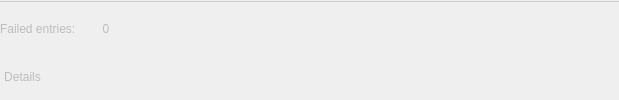
    <widget class="QWidget" name="errorWgt" native="true">
     <property name="enabled">
      <bool>false</bool>
     </property>
     <property name="styleSheet">
      <string notr="true">QLabel {
	color: #cc0000;
}

QLabel:disabled {
	color: #bcbcbc;
}

QPushButton {
	color: #cc0000;
}

QPushButton:disabled {
	color: #bcbcbc;
}</string>
     </property>
     <layout class="QVBoxLayout" name="verticalLayout_4">
      <property name="spacing">
       <number>2</number>
      </property>
      <property name="leftMargin">
       <number>0</number>
      </property>
      <property name="topMargin">
       <number>0</number>
      </property>
      <property name="rightMargin">
       <number>0</number>
      </property>
      <property name="bottomMargin">
       <number>0</number>
      </property>
      <item>
       <widget class="Line" name="line">
        <property name="styleSheet">
         <string notr="true">color: rgb(204, 204, 204);</string>
        </property>
        <property name="frameShadow">
         <enum>QFrame::Plain</enum>
        </property>
        <property name="orientation">
         <enum>Qt::Horizontal</enum>
        </property>
       </widget>
      </item>
      <item>
       <widget class="QWidget" name="errorInfoWgt" native="true">
        <layout class="QVBoxLayout" name="verticalLayout_11">
         <property name="spacing">
          <number>2</number>
         </property>
         <property name="leftMargin">
          <number>0</number>
         </property>
         <property name="topMargin">
          <number>0</number>
         </property>
         <property name="rightMargin">
          <number>0</number>
         </property>
         <property name="bottomMargin">
          <number>0</number>
         </property>
         <item>
          <widget class="QWidget" name="widget_19" native="true">
           <layout class="QHBoxLayout" name="horizontalLayout_17">
            <property name="leftMargin">
             <number>0</number>
            </property>
            <property name="topMargin">
             <number>0</number>
            </property>
            <property name="rightMargin">
             <number>0</number>
            </property>
            <property name="bottomMargin">
             <number>0</number>
            </property>
            <item>
             <widget class="QWidget" name="widget_18" native="true">
              <layout class="QHBoxLayout" name="horizontalLayout_18">
               <property name="leftMargin">
                <number>0</number>
               </property>
               <property name="topMargin">
                <number>0</number>
               </property>
               <property name="rightMargin">
                <number>0</number>
               </property>
               <property name="bottomMargin">
                <number>0</number>
               </property>
               <item>
                <widget class="QLabel" name="failedEntriesText">
                 <property name="font">
                  <font>
                   <family>Segoe UI</family>
                   <stylestrategy>PreferAntialias</stylestrategy>
                  </font>
                 </property>
                 <property name="text">
                  <string>Failed entries:</string>
                 </property>
                 <property name="textInteractionFlags">
                  <set>Qt::NoTextInteraction</set>
                 </property>
                </widget>
               </item>
               <item>
                <widget class="QLabel" name="failedEntriesValue">
                 <property name="minimumSize">
                  <size>
                   <width>48</width>
                   <height>0</height>
                  </size>
                 </property>
                 <property name="font">
                  <font>
                   <family>Segoe UI</family>
                   <stylestrategy>PreferAntialias</stylestrategy>
                  </font>
                 </property>
                 <property name="text">
                  <string>0</string>
                 </property>
                 <property name="alignment">
                  <set>Qt::AlignCenter</set>
                 </property>
                 <property name="textInteractionFlags">
                  <set>Qt::NoTextInteraction</set>
                 </property>
                </widget>
               </item>
              </layout>
             </widget>
            </item>
            <item>
             <spacer name="horizontalSpacer_7">
              <property name="orientation">
               <enum>Qt::Horizontal</enum>
              </property>
              <property name="sizeHint" stdset="0">
               <size>
                <width>489</width>
                <height>20</height>
               </size>
              </property>
             </spacer>
            </item>
           </layout>
          </widget>
         </item>
         <item>
          <widget class="QWidget" name="widget_16" native="true">
           <layout class="QHBoxLayout" name="horizontalLayout_15">
            <property name="leftMargin">
             <number>0</number>
            </property>
            <property name="topMargin">
             <number>0</number>
            </property>
            <property name="rightMargin">
             <number>0</number>
            </property>
            <property name="bottomMargin">
             <number>0</number>
            </property>
            <item>
             <widget class="QWidget" name="widget_17" native="true">
              <layout class="QHBoxLayout" name="horizontalLayout_16">
               <property name="leftMargin">
                <number>0</number>
               </property>
               <property name="topMargin">
                <number>0</number>
               </property>
               <property name="rightMargin">
                <number>0</number>
               </property>
               <property name="bottomMargin">
                <number>0</number>
               </property>
               <item>
                <widget class="QPushButton" name="detailsBtn">
                 <property name="font">
                  <font>
                   <family>Segoe UI</family>
                   <stylestrategy>PreferAntialias</stylestrategy>
                  </font>
                 </property>
                 <property name="styleSheet">
                  <string notr="true">QPushButton
{
	background: palette(button);
    border: 2px solid transparent;
	padding: 2px;
}

QPushButton:hover
{
    border: 2px solid rgba(0, 100, 180, 128);
}

QPushButton:pressed
{
    border: 2px solid transparent;
	background: rgba(0, 100, 180, 56);
}</string>
                 </property>
                 <property name="text">
                  <string>Details</string>
                 </property>
                 <property name="icon">
                  <iconset resource="easylink.qrc">
                   <normaloff>:/resources/icon/details.png</normaloff>:/resources/icon/details.png</iconset>
                 </property>
                 <property name="autoDefault">
                  <bool>false</bool>
                 </property>
                </widget>
               </item>
              </layout>
             </widget>
            </item>
            <item>
             <spacer name="horizontalSpacer_6">
              <property name="orientation">
               <enum>Qt::Horizontal</enum>
              </property>
              <property name="sizeHint" stdset="0">
               <size>
                <width>40</width>
                <height>20</height>
               </size>
              </property>
             </spacer>
            </item>
           </layout>
          </widget>
         </item>
        </layout>
       </widget>
      </item>
     </layout>
    </widget>
